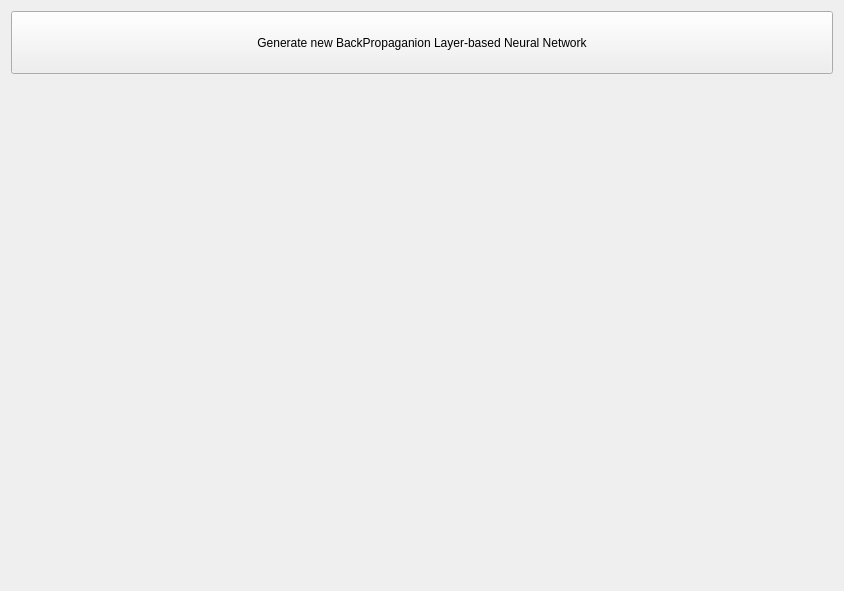
<?xml version="1.0" encoding="UTF-8"?>
<ui version="4.0">
 <class>GuiTestWindowClass</class>
 <widget class="QWidget" name="GuiTestWindowClass">
  <property name="geometry">
   <rect>
    <x>0</x>
    <y>0</y>
    <width>844</width>
    <height>591</height>
   </rect>
  </property>
  <property name="windowTitle">
   <string>MNN Tester v0.1.dev.001</string>
  </property>
  <layout class="QVBoxLayout" name="verticalLayout" stretch="1,8">
   <item>
    <layout class="QHBoxLayout" name="horizontalLayout">
     <item>
      <widget class="QPushButton" name="generateLayerNetwork">
       <property name="sizePolicy">
        <sizepolicy hsizetype="Minimum" vsizetype="Minimum">
         <horstretch>0</horstretch>
         <verstretch>0</verstretch>
        </sizepolicy>
       </property>
       <property name="text">
        <string>Generate new BackPropaganion Layer-based Neural Network</string>
       </property>
      </widget>
     </item>
    </layout>
   </item>
   <item>
    <spacer name="verticalSpacer">
     <property name="orientation">
      <enum>Qt::Vertical</enum>
     </property>
     <property name="sizeHint" stdset="0">
      <size>
       <width>348</width>
       <height>501</height>
      </size>
     </property>
    </spacer>
   </item>
  </layout>
 </widget>
 <layoutdefault spacing="6" margin="11"/>
 <resources/>
 <connections/>
</ui>
